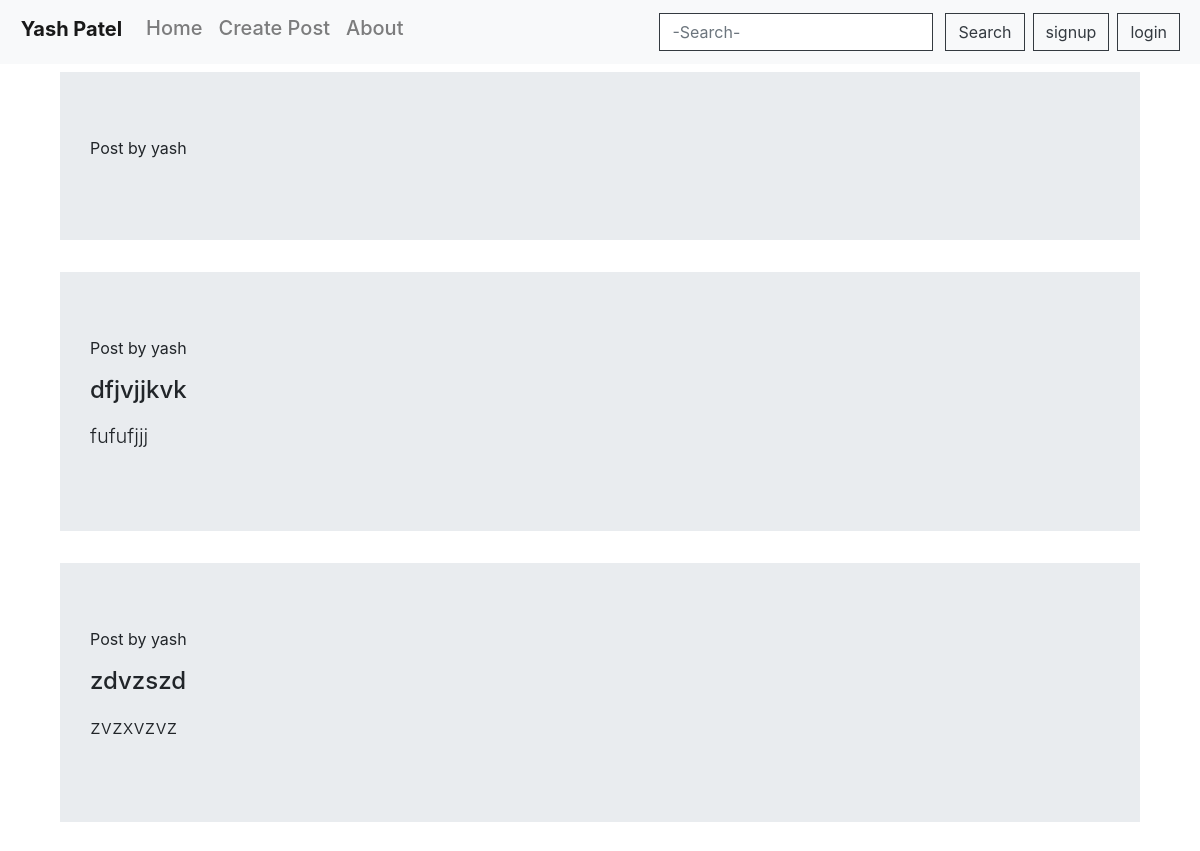
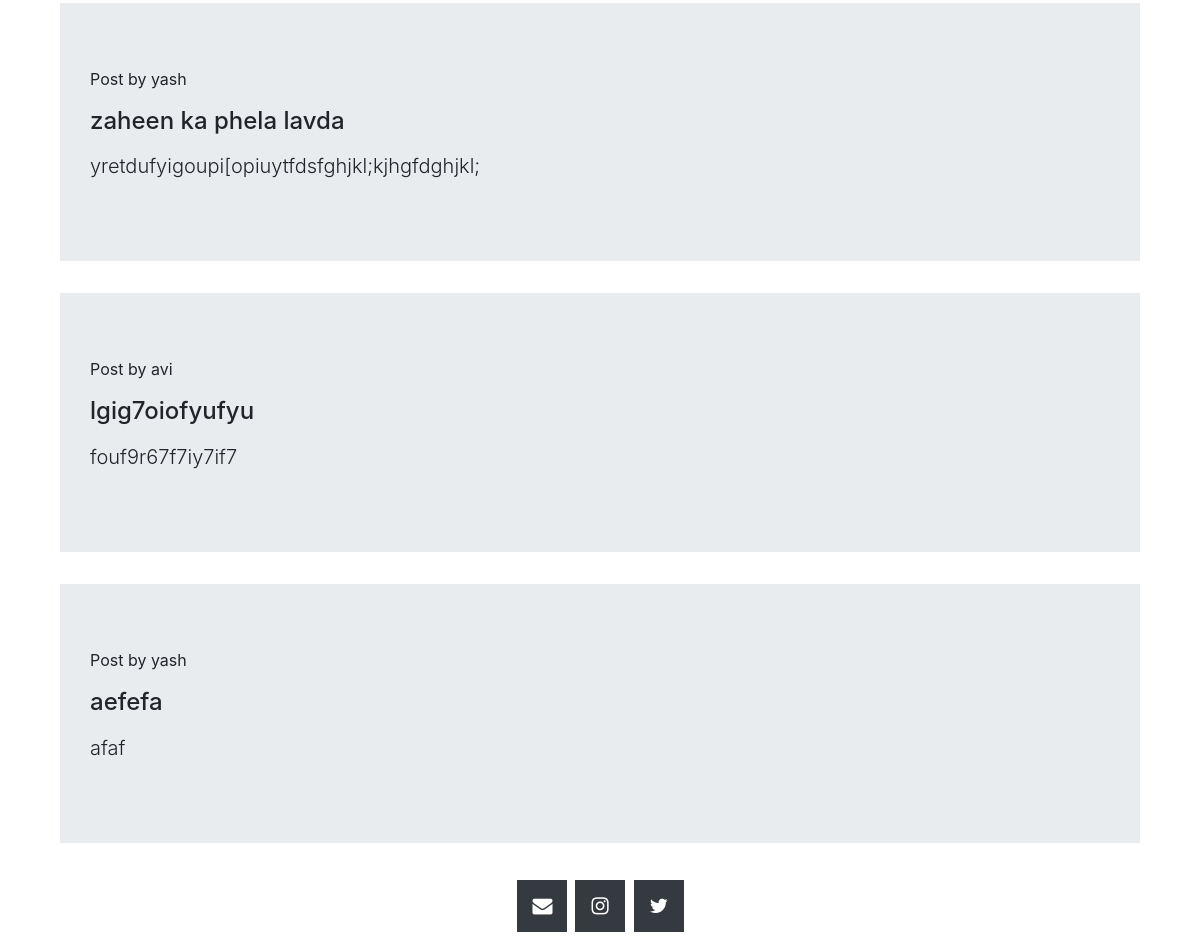
The page /home2 on the database its author committed (2 pictures, top to bottom).
### home/models.py (models this page shows, shortened)
class userpost(models.Model):
    user=models.ForeignKey(User,on_delete=models.CASCADE)
    title=models.TextField()
    content=models.TextField()

### home/views.py (the view)
# urls.py: path('home2', views.home2, name='home2'),
def home2(request):
    userdf2=userpost.objects.all()
    context={'userdf2':userdf2}
    return render(request,'home/home2.html',context)

### templates/home/home2.html
{% extends 'base.html' %}
{% block body %}
<div class="container my-2">
     <div class="container my-2">
     {% for book in userdf2 reversed %}
       <div class="jumbotron jumbotron-fluid">
      <div class="container">
        <div class="container">
        Post by <span>{{book.user.username}}</span>
       <p><h4 >{{book.title}}  </h4></p>
       <p class="lead">{{book.content}}</p>
       </div>
      </div>
      </div>
        {% endfor %}
</div>
{% endblock body %}

### templates/base.html (shortened to what this page needs)
<!DOCTYPE html>
<html lang="en">
<head>
    <link rel="stylesheet" href="https://stackpath.bootstrapcdn.com/bootstrap/4.4.1/css/bootstrap.min.css">
    <link rel="stylesheet" href="https://cdnjs.cloudflare.com/ajax/libs/font-awesome/4.7.0/css/font-awesome.min.css">
</head>
<body>
    <nav class="navbar navbar-expand-lg navbar-light  bg-light  ">
       <h3> <a class="navbar-brand" href="/"><b>&nbsp;Yash Patel</b><br> </a></h3>
        <div class="collapse navbar-collapse" id="navbarSupportedContent">
          <ul class="navbar-nav mr-auto">
            <li class="nav-item {%block homeactive %} {% endblock homeactive%}">
              {% if user.is_authenticated %}
              <a class="nav-link h5 " href="/">Home<span class="sr-only">(current)</span></a>
              {% else %}
              <a class="nav-link h5 " href="/home2">Home<span class="sr-only">(current)</span></a>
              {% endif %}
            </li>
              <li class="nav-item {%block booksactive %}{% endblock booksactive%}">
                <a class="nav-link h5 " href="/userpage">Create Post</a>
              </li>
              <li class="nav-item {%block aboutactive %}{% endblock aboutactive%} ">
                <a class="nav-link h5 " href="/about">About</a>
              </li>
              </ul>
              <form method="get" action="/search" class="form-inline my-2 my-lg-0">
                <input class="form-control mr-sm-2 rounded-0 border-dark" type="search" placeholder="-Search-" name="query" id="query" aria-label="Search">
                <button class="btn btn-outline-dark rounded-0 my-2 mx-1 my-sm-0" type="submit">Search</button>
              </form>
           {% if user.is_authenticated %}
            <ul class="navbar-nav mr-1">
              <li class="nav-item dropdown">
        <a class="nav-link dropdown-toggle" href="#" id="navbarDropdown" role="button" data-toggle="dropdown" aria-haspopup="true" aria-expanded="false">
         {{request.user}}
        </a>
        <div class="dropdown-menu" aria-labelledby="navbarDropdown">
          <a class="dropdown-item" href='/logout'>logout</a>
        </div>
        {% else %}
              <button type="button" class="btn btn-outline-dark rounded-0  mx-1 " data-toggle="modal" data-target=".bd-signup-modal-sm">signup</button>
              <button type="button" class="btn btn-outline-dark rounded-0 mx-1" data-toggle="modal" data-target=".bd-login-modal-sm"> login</button>
             {% endif %}
        </div>
      </nav>
</body>
{% block body%}
  {% endblock body%}
<center>
<div class="container">
  <a href="https://www.zaheenmaruf08@gmail.com" class="fa fa-envelope"></a>
  <a href="https://www.instagram.com/zaheen_maruf/" class="fa fa-instagram"></a>
  <a href="https://mobile.twitter.com/MarufZaheen" class="fa fa-twitter"></a>
</div>
</center>
</html>

### templates/base.html (style rules this page uses)
.fa { padding: 16px; font-size: 20px; width: 50px; text-align: center; text-decoration: none; margin: 5px 2px; }
.fa-envelope { background: #343a40; color: white; }
.fa-twitter { background: #343a40; color: white; }
.fa-instagram { background: #343a40; color: white; }

### rows shown on the page
userpost: user.username "yash"
userpost: user.username "yash", title "dfjvjjkvk", content "fufufjjj"
userpost: user.username "yash", title "zdvzszd", content "zvzxvzvz"
userpost: user.username "yash", title "zaheen ka phela lavda", content "yretdufyigoupi[opiuytfdsfghjkl;kjhgfdghjkl;"
userpost: user.username "avi", title "lgig7oiofyufyu", content "fouf9r67f7iy7if7"
userpost: user.username "yash", title "aefefa", content "afaf"
